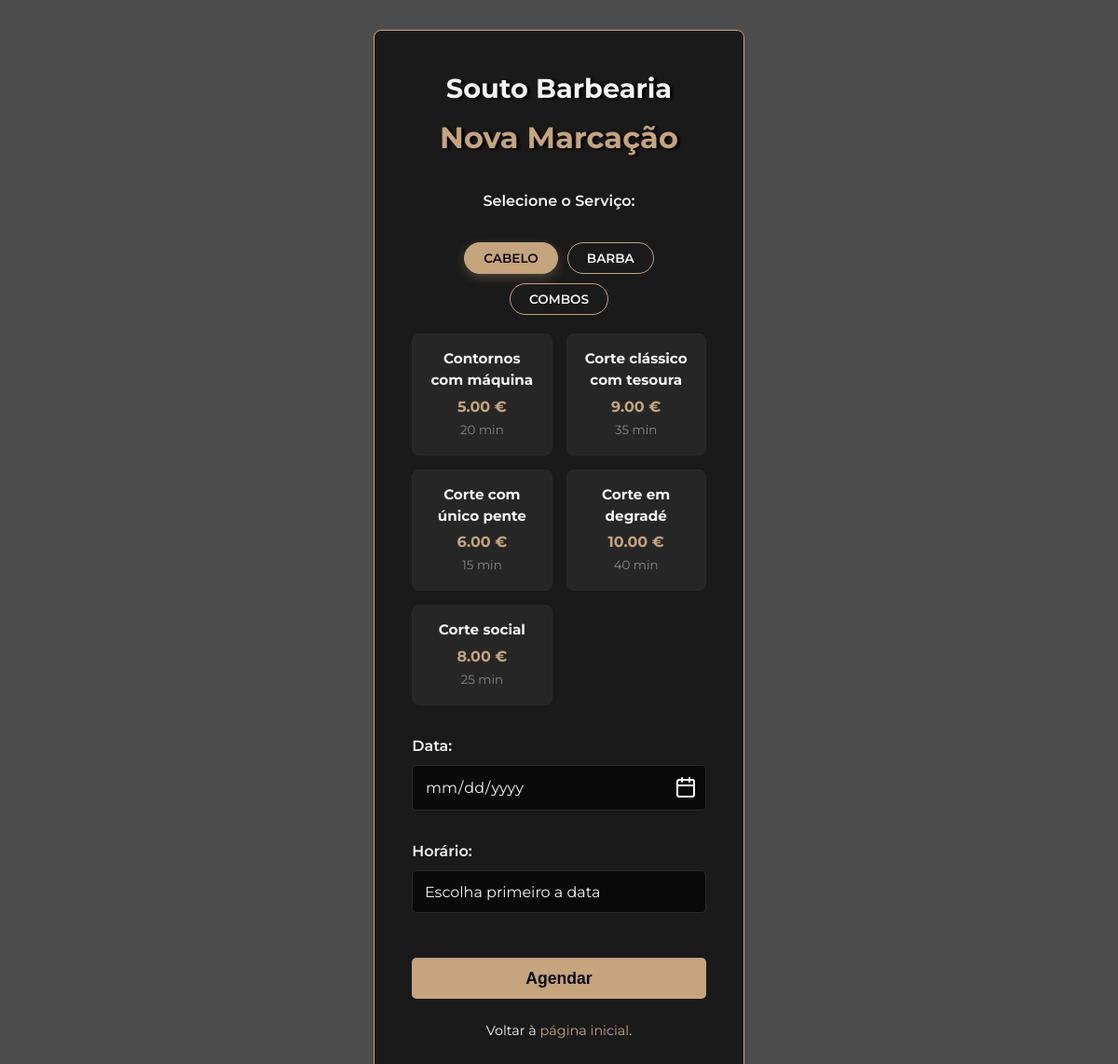
/marcacao.php (signed in), run on the app's committed database.
### tables this page shows
CREATE TABLE `servicos` (
  `servico_id` int(11) NOT NULL,
  `nome` varchar(100) NOT NULL,
  `descricao` text DEFAULT NULL,
  `duracao_minutos` int(11) NOT NULL,
  `preco` decimal(10,2) NOT NULL,
  `ativo` tinyint(1) DEFAULT 1
);

### marcacao.php (the view, shortened to what this page needs)
<?php
require __DIR__ . '/config/db.php';
?>
<!DOCTYPE html>
<html lang="pt">
<head>
<link rel="stylesheet" href="styles.css">
</head>
<body class="form-page">
    <div class="form-container" style="max-width: 600px;">
        <a href="index.php" class="form-logo"><h1>Souto Barbearia</h1></a>
        <h2>Nova Marcação</h2>
        <form action="processa_marcacao.php" method="POST">
            <?php
            try {
                $stmt_servicos = $pdo->query("SELECT servico_id, nome, duracao_minutos, preco FROM servicos WHERE ativo = 1 ORDER BY nome ASC");
                $servicos = $stmt_servicos->fetchAll(PDO::FETCH_ASSOC);
            } catch (PDOException $e) {
                echo "<p class='form-error'>Erro ao carregar os serviços: " . htmlspecialchars($e->getMessage()) . "</p>";
                $servicos = [];
            }
            ?>
            <div class="form-group">
                <label1>Selecione o Serviço:</label1>
<br>
                <div class="categoria-tabs">
                    <button type="button" class="categoria-btn active" onclick="mostrarCategoria('cabelo', this)">Cabelo</button>
                    <button type="button" class="categoria-btn" onclick="mostrarCategoria('barba', this)">Barba</button>
                    <button type="button" class="categoria-btn" onclick="mostrarCategoria('combos', this)">Combos</button>
                </div>
                <?php
                $cats = ['cabelo' => [], 'barba' => [], 'combos' => []];
                foreach ($servicos as $s) {
                    $nome = mb_strtolower($s['nome']);
                    if (strpos($nome, '+') !== false || strpos($nome, 'combo') !== false) {
                        $cats['combos'][] = $s;
                    } elseif (strpos($nome, 'barba') !== false || strpos($nome, 'navalha') !== false) {
                        $cats['barba'][] = $s;
                    } else {
                        $cats['cabelo'][] = $s;
                    }
                }
                ?>
                <?php foreach ($cats as $key => $items): ?>
                    <div id="lista-<?php echo $key; ?>" class="servicos-lista <?php echo $key === 'cabelo' ? 'active' : ''; ?>">
                        <?php foreach ($items as $item): ?>
                            <div class="servico-card" onclick="selecionarServico(<?php echo $item['servico_id']; ?>, this)">
                                <h4 style="font-size: 0.95rem; margin-bottom: 5px; color: var(--cor-secundaria);"><?php echo htmlspecialchars($item['nome']); ?></h4>
                                <div style="color: var(--cor-destaque); font-weight: bold;"><?php echo number_format($item['preco'], 2); ?> €</div>
                                <small style="color: #888;"><?php echo $item['duracao_minutos']; ?> min</small>
                            </div>
                        <?php endforeach; ?>
                    </div>
                <?php endforeach; ?>
            </div>
            <div class="form-group">
                <label for="data">Data:</label>
                <div class="date-wrapper">
                    <input type="date" name="data_marcacao" id="data" required>
                </div>
            </div>
            <div class="form-group">
                <label for="hora">Horário:</label>
                <select name="hora_marcacao" id="hora" required>
                    <option value="" disabled selected>Escolha primeiro a data</option>
                </select>
            </div>
            <button type="submit" class="cta-button">Agendar</button>
        </form>
        <p class="form-switch">Voltar à <a href="index.php">página inicial</a>.</p>
    </div>
</body>
</html>

### styles.css (style rules this page uses)
:root { --cor-primaria: #0a0a0a; --cor-secundaria: #f4f4f4; --cor-destaque: #c5a47e; --cor-destaque-clara: #d8b995; --cor-fundo-seccao: #1a1a1a; --cor-borda-escura: #2a2a2a; --cor-texto-suave: #aaa; --fonte-principal: 'Montserrat', 'Helvetica', 'Arial', sans-serif; --fonte-titulos: 'Montserrat', 'Helvetica', 'Arial', sans-serif; --sombra-texto: 3px 1px 3px #000000; }
* { margin: 0; padding: 0; box-sizing: border-box; }
body { font-family: var(--fonte-principal); background-color: var(--cor-primaria); color: var(--cor-secundaria); line-height: 1.5; }
h1, h2, h3 { font-family: var(--fonte-titulos); color: var(--cor-destaque); margin-bottom: 1rem; text-shadow: var(--sombra-texto); }
p { margin-bottom: 1rem; font-size: 16px; }
a { color: var(--cor-destaque); text-decoration: none; }
.cta-button, .back-button { display: inline-block; margin-top: 1rem; padding: 0.7rem 1.8rem; background-color: var(--cor-destaque); color: var(--cor-primaria); border: none; border-radius: 5px; transition: background-color 0.3s, transform 0.3s, box-shadow 0.3s; font-size: 0.95rem; font-weight: 600; }
.form-page { background: linear-gradient(rgba(0, 0, 0, 0.7), rgba(0, 0, 0, 0.7)), url('imagens/barbearia.jpg') no-repeat center center/cover; display: flex; justify-content: center; align-items: center; min-height: 100vh; padding: 2rem; }
.form-container { background-color: var(--cor-fundo-seccao); padding: 2.5rem; border-radius: 8px; width: 35%; max-width: 400px; text-align: center; border: 1px solid var(--cor-destaque); }
.form-container h2 { margin-bottom: 2rem; font-size: 2rem; }
.form-logo h1 { font-size: 1.8rem; margin-bottom: 0.5rem; color: var(--cor-secundaria); }
.form-logo { display: inline-block; transition: transform 0.3s ease-in-out; }
.form-group { margin-bottom: 2rem; text-align: left; }
.form-group label { display: block; margin-bottom: 0.5rem; color: var(--cor-secundaria); font-weight: 600; }
.form-group label1 { display: block; text-align: center; margin-bottom: 0.5rem; color: var(--cor-secundaria); font-weight: 600; }
.form-group input, .form-group select { width: 100%; padding: 0.8rem; background-color: var(--cor-primaria); border: 1px solid var(--cor-borda-escura); border-radius: 5px; color: var(--cor-secundaria); font-size: 1rem; font-family: var(--fonte-principal); -webkit-appearance: none; -moz-appearance: none; appearance: none; }
.form-container .cta-button { width: 100%; font-size: 1.1rem; margin-top: 1rem; }
.form-switch { margin-top: 1.5rem; font-size: 0.9rem; }
.date-wrapper { position: relative; display: flex; align-items: center; }
.calendar-icon { position: absolute; right: 10px; cursor: pointer; color: var(--cor-secundaria); }
body { display: flex; flex-direction: column; min-height: 100vh; }
.categoria-tabs { display: flex; justify-content: center; gap: 10px; margin-bottom: 20px; flex-wrap: wrap; }
.categoria-btn { background-color: transparent; border: 1px solid var(--cor-destaque); color: var(--cor-secundaria); padding: 8px 20px; border-radius: 25px; cursor: pointer; transition: all 0.3s ease; font-family: var(--fonte-principal); font-weight: 600; text-transform: uppercase; font-size: 0.85rem; }
.categoria-btn.active, .categoria-btn:hover { background-color: var(--cor-destaque); color: var(--cor-primaria); box-shadow: 0 4px 12px rgba(197, 164, 126, 0.3); }
.servicos-lista { display: none; grid-template-columns: repeat(auto-fill, minmax(140px, 1fr)); gap: 15px; animation: fadeIn 0.4s ease; }
.servicos-lista.active { display: grid; }
.servico-card { background-color: rgba(255, 255, 255, 0.05); border: 1px solid var(--cor-borda-escura); padding: 15px; border-radius: 8px; cursor: pointer; text-align: center; transition: all 0.3s; }

### data on the page
servicos: nome "Contornos com máquina", preco "5.00", duracao_minutos "20"
servicos: nome "Corte clássico com tesoura", preco "9.00", duracao_minutos "35"
servicos: nome "Corte com único pente", preco "6.00", duracao_minutos "15"
servicos: nome "Corte em degradé", preco "10.00", duracao_minutos "40"
servicos: nome "Corte social", preco "8.00", duracao_minutos "25"
